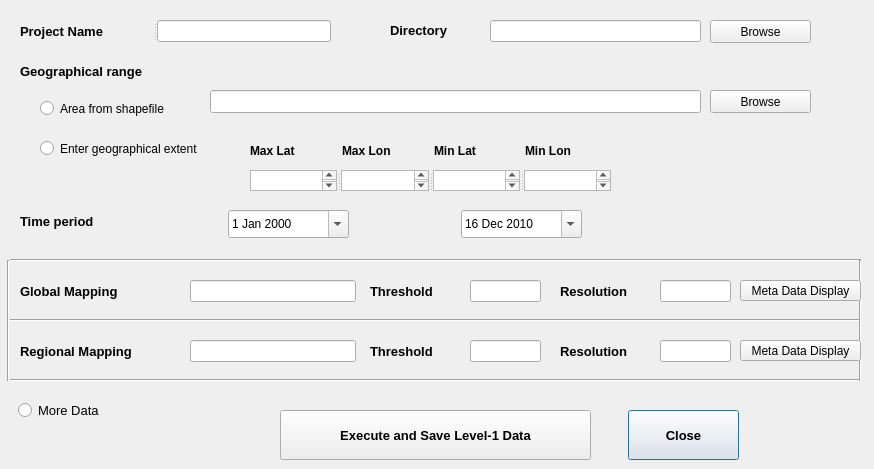
<?xml version="1.0" encoding="UTF-8"?>
<ui version="4.0">
 <class>Level1_Focus_on_modeDialogBase</class>
 <widget class="QDialog" name="Level1_Focus_on_modeDialogBase">
  <property name="geometry">
   <rect>
    <x>0</x>
    <y>0</y>
    <width>874</width>
    <height>469</height>
   </rect>
  </property>
  <property name="windowTitle">
   <string>Level 1 Focus-on mode</string>
  </property>
  <widget class="QLineEdit" name="lineEdit_4">
   <property name="geometry">
    <rect>
     <x>490</x>
     <y>20</y>
     <width>211</width>
     <height>22</height>
    </rect>
   </property>
  </widget>
  <widget class="QLabel" name="label_9">
   <property name="geometry">
    <rect>
     <x>20</x>
     <y>340</y>
     <width>171</width>
     <height>22</height>
    </rect>
   </property>
   <property name="font">
    <font>
     <pointsize>10</pointsize>
     <weight>75</weight>
     <bold>true</bold>
    </font>
   </property>
   <property name="text">
    <string>Regional Mapping</string>
   </property>
  </widget>
  <widget class="QPushButton" name="pushButton_2">
   <property name="geometry">
    <rect>
     <x>628</x>
     <y>410</y>
     <width>111</width>
     <height>50</height>
    </rect>
   </property>
   <property name="font">
    <font>
     <pointsize>10</pointsize>
     <weight>75</weight>
     <bold>true</bold>
    </font>
   </property>
   <property name="text">
    <string>Close</string>
   </property>
  </widget>
  <widget class="QDateEdit" name="dateEdit_3">
   <property name="geometry">
    <rect>
     <x>228</x>
     <y>210</y>
     <width>121</width>
     <height>28</height>
    </rect>
   </property>
   <property name="calendarPopup">
    <bool>true</bool>
   </property>
  </widget>
  <widget class="QRadioButton" name="radioButton">
   <property name="geometry">
    <rect>
     <x>18</x>
     <y>400</y>
     <width>141</width>
     <height>20</height>
    </rect>
   </property>
   <property name="font">
    <font>
     <pointsize>10</pointsize>
     <weight>50</weight>
     <bold>false</bold>
    </font>
   </property>
   <property name="text">
    <string>More Data</string>
   </property>
  </widget>
  <widget class="QLineEdit" name="lineEdit_6">
   <property name="enabled">
    <bool>true</bool>
   </property>
   <property name="geometry">
    <rect>
     <x>190</x>
     <y>340</y>
     <width>166</width>
     <height>22</height>
    </rect>
   </property>
  </widget>
  <widget class="QSplitter" name="splitter">
   <property name="geometry">
    <rect>
     <x>20</x>
     <y>20</y>
     <width>311</width>
     <height>22</height>
    </rect>
   </property>
   <property name="orientation">
    <enum>Qt::Horizontal</enum>
   </property>
   <widget class="QLabel" name="label_3">
    <property name="font">
     <font>
      <pointsize>10</pointsize>
      <weight>75</weight>
      <bold>true</bold>
     </font>
    </property>
    <property name="text">
     <string>Project Name</string>
    </property>
   </widget>
   <widget class="QLineEdit" name="lineEdit_3">
    <property name="enabled">
     <bool>true</bool>
    </property>
   </widget>
  </widget>
  <widget class="QLabel" name="label_13">
   <property name="geometry">
    <rect>
     <x>560</x>
     <y>340</y>
     <width>141</width>
     <height>22</height>
    </rect>
   </property>
   <property name="font">
    <font>
     <pointsize>10</pointsize>
     <weight>75</weight>
     <bold>true</bold>
    </font>
   </property>
   <property name="text">
    <string>Resolution</string>
   </property>
  </widget>
  <widget class="QLabel" name="label_6">
   <property name="geometry">
    <rect>
     <x>20</x>
     <y>210</y>
     <width>181</width>
     <height>22</height>
    </rect>
   </property>
   <property name="font">
    <font>
     <pointsize>10</pointsize>
     <weight>75</weight>
     <bold>true</bold>
    </font>
   </property>
   <property name="text">
    <string>Time period </string>
   </property>
  </widget>
  <widget class="QLabel" name="label_10">
   <property name="geometry">
    <rect>
     <x>370</x>
     <y>280</y>
     <width>141</width>
     <height>22</height>
    </rect>
   </property>
   <property name="font">
    <font>
     <pointsize>10</pointsize>
     <weight>75</weight>
     <bold>true</bold>
    </font>
   </property>
   <property name="text">
    <string>Threshold</string>
   </property>
  </widget>
  <widget class="QLineEdit" name="lineEdit_7">
   <property name="enabled">
    <bool>true</bool>
   </property>
   <property name="geometry">
    <rect>
     <x>470</x>
     <y>280</y>
     <width>71</width>
     <height>22</height>
    </rect>
   </property>
   <property name="text">
    <string/>
   </property>
  </widget>
  <widget class="Line" name="line_2">
   <property name="geometry">
    <rect>
     <x>10</x>
     <y>250</y>
     <width>851</width>
     <height>20</height>
    </rect>
   </property>
   <property name="orientation">
    <enum>Qt::Horizontal</enum>
   </property>
  </widget>
  <widget class="QLineEdit" name="lineEdit_2">
   <property name="geometry">
    <rect>
     <x>210</x>
     <y>90</y>
     <width>491</width>
     <height>23</height>
    </rect>
   </property>
  </widget>
  <widget class="QLabel" name="label_8">
   <property name="geometry">
    <rect>
     <x>20</x>
     <y>280</y>
     <width>141</width>
     <height>22</height>
    </rect>
   </property>
   <property name="font">
    <font>
     <pointsize>10</pointsize>
     <weight>75</weight>
     <bold>true</bold>
    </font>
   </property>
   <property name="text">
    <string>Global Mapping </string>
   </property>
  </widget>
  <widget class="QPushButton" name="pushButton">
   <property name="geometry">
    <rect>
     <x>280</x>
     <y>410</y>
     <width>311</width>
     <height>50</height>
    </rect>
   </property>
   <property name="font">
    <font>
     <pointsize>10</pointsize>
     <weight>75</weight>
     <bold>true</bold>
    </font>
   </property>
   <property name="text">
    <string>Execute and Save Level-1 Data</string>
   </property>
  </widget>
  <widget class="Line" name="line_6">
   <property name="geometry">
    <rect>
     <x>10</x>
     <y>370</y>
     <width>851</width>
     <height>20</height>
    </rect>
   </property>
   <property name="orientation">
    <enum>Qt::Horizontal</enum>
   </property>
  </widget>
  <widget class="Line" name="line_3">
   <property name="geometry">
    <rect>
     <x>0</x>
     <y>260</y>
     <width>16</width>
     <height>121</height>
    </rect>
   </property>
   <property name="orientation">
    <enum>Qt::Vertical</enum>
   </property>
  </widget>
  <widget class="QLineEdit" name="lineEdit_10">
   <property name="enabled">
    <bool>true</bool>
   </property>
   <property name="geometry">
    <rect>
     <x>660</x>
     <y>340</y>
     <width>71</width>
     <height>22</height>
    </rect>
   </property>
   <property name="text">
    <string/>
   </property>
  </widget>
  <widget class="QLabel" name="label_12">
   <property name="geometry">
    <rect>
     <x>560</x>
     <y>280</y>
     <width>141</width>
     <height>22</height>
    </rect>
   </property>
   <property name="font">
    <font>
     <pointsize>10</pointsize>
     <weight>75</weight>
     <bold>true</bold>
    </font>
   </property>
   <property name="text">
    <string>Resolution</string>
   </property>
  </widget>
  <widget class="QLineEdit" name="lineEdit_9">
   <property name="enabled">
    <bool>true</bool>
   </property>
   <property name="geometry">
    <rect>
     <x>660</x>
     <y>280</y>
     <width>71</width>
     <height>22</height>
    </rect>
   </property>
   <property name="text">
    <string/>
   </property>
  </widget>
  <widget class="QLabel" name="label_11">
   <property name="geometry">
    <rect>
     <x>370</x>
     <y>340</y>
     <width>141</width>
     <height>22</height>
    </rect>
   </property>
   <property name="font">
    <font>
     <pointsize>10</pointsize>
     <weight>75</weight>
     <bold>true</bold>
    </font>
   </property>
   <property name="text">
    <string>Threshold</string>
   </property>
  </widget>
  <widget class="Line" name="line_7">
   <property name="geometry">
    <rect>
     <x>10</x>
     <y>310</y>
     <width>851</width>
     <height>20</height>
    </rect>
   </property>
   <property name="orientation">
    <enum>Qt::Horizontal</enum>
   </property>
  </widget>
  <widget class="QLineEdit" name="lineEdit_5">
   <property name="enabled">
    <bool>true</bool>
   </property>
   <property name="geometry">
    <rect>
     <x>190</x>
     <y>280</y>
     <width>166</width>
     <height>22</height>
    </rect>
   </property>
  </widget>
  <widget class="Line" name="line_4">
   <property name="geometry">
    <rect>
     <x>850</x>
     <y>260</y>
     <width>20</width>
     <height>121</height>
    </rect>
   </property>
   <property name="orientation">
    <enum>Qt::Vertical</enum>
   </property>
  </widget>
  <widget class="QLineEdit" name="lineEdit_8">
   <property name="enabled">
    <bool>true</bool>
   </property>
   <property name="geometry">
    <rect>
     <x>470</x>
     <y>340</y>
     <width>71</width>
     <height>22</height>
    </rect>
   </property>
   <property name="text">
    <string/>
   </property>
  </widget>
  <widget class="QLabel" name="label_4">
   <property name="geometry">
    <rect>
     <x>390</x>
     <y>20</y>
     <width>79</width>
     <height>21</height>
    </rect>
   </property>
   <property name="font">
    <font>
     <pointsize>10</pointsize>
     <weight>75</weight>
     <bold>true</bold>
    </font>
   </property>
   <property name="text">
    <string>Directory</string>
   </property>
  </widget>
  <widget class="QDateEdit" name="dateEdit_2">
   <property name="geometry">
    <rect>
     <x>461</x>
     <y>210</y>
     <width>121</width>
     <height>28</height>
    </rect>
   </property>
   <property name="calendarPopup">
    <bool>true</bool>
   </property>
   <property name="date">
    <date>
     <year>2010</year>
     <month>12</month>
     <day>16</day>
    </date>
   </property>
  </widget>
  <widget class="QLabel" name="label_5">
   <property name="geometry">
    <rect>
     <x>20</x>
     <y>60</y>
     <width>181</width>
     <height>22</height>
    </rect>
   </property>
   <property name="font">
    <font>
     <pointsize>10</pointsize>
     <weight>75</weight>
     <bold>true</bold>
    </font>
   </property>
   <property name="text">
    <string>Geographical range </string>
   </property>
  </widget>
  <widget class="QRadioButton" name="radioButton_2">
   <property name="geometry">
    <rect>
     <x>40</x>
     <y>100</y>
     <width>161</width>
     <height>17</height>
    </rect>
   </property>
   <property name="text">
    <string>Area from shapefile</string>
   </property>
  </widget>
  <widget class="QSplitter" name="splitter_7">
   <property name="geometry">
    <rect>
     <x>250</x>
     <y>140</y>
     <width>361</width>
     <height>21</height>
    </rect>
   </property>
   <property name="font">
    <font>
     <kerning>true</kerning>
    </font>
   </property>
   <property name="toolTip">
    <string/>
   </property>
   <property name="orientation">
    <enum>Qt::Horizontal</enum>
   </property>
   <widget class="QWidget" name="layoutWidget">
    <property name="font">
     <font>
      <kerning>true</kerning>
     </font>
    </property>
    <property name="toolTip">
     <string/>
    </property>
    <layout class="QHBoxLayout" name="horizontalLayout">
     <item>
      <widget class="QLabel" name="label_7">
       <property name="font">
        <font>
         <pointsize>9</pointsize>
         <weight>75</weight>
         <bold>true</bold>
         <kerning>true</kerning>
        </font>
       </property>
       <property name="toolTip">
        <string/>
       </property>
       <property name="text">
        <string>Max Lat</string>
       </property>
      </widget>
     </item>
     <item>
      <widget class="QLabel" name="label_14">
       <property name="font">
        <font>
         <pointsize>9</pointsize>
         <weight>75</weight>
         <bold>true</bold>
         <kerning>true</kerning>
        </font>
       </property>
       <property name="toolTip">
        <string/>
       </property>
       <property name="text">
        <string>Max Lon</string>
       </property>
      </widget>
     </item>
     <item>
      <widget class="QLabel" name="label_15">
       <property name="font">
        <font>
         <pointsize>9</pointsize>
         <weight>75</weight>
         <bold>true</bold>
         <kerning>true</kerning>
        </font>
       </property>
       <property name="toolTip">
        <string/>
       </property>
       <property name="text">
        <string>Min Lat</string>
       </property>
      </widget>
     </item>
     <item>
      <widget class="QLabel" name="label_16">
       <property name="font">
        <font>
         <pointsize>9</pointsize>
         <weight>75</weight>
         <bold>true</bold>
         <kerning>true</kerning>
        </font>
       </property>
       <property name="toolTip">
        <string/>
       </property>
       <property name="text">
        <string>Min Lon</string>
       </property>
      </widget>
     </item>
    </layout>
   </widget>
  </widget>
  <widget class="QSplitter" name="splitter_6">
   <property name="geometry">
    <rect>
     <x>250</x>
     <y>170</y>
     <width>361</width>
     <height>21</height>
    </rect>
   </property>
   <property name="orientation">
    <enum>Qt::Horizontal</enum>
   </property>
   <widget class="QTextEdit" name="textEdit"/>
   <widget class="QTextEdit" name="textEdit_2"/>
   <widget class="QTextEdit" name="textEdit_3"/>
   <widget class="QTextEdit" name="textEdit_4"/>
  </widget>
  <widget class="QRadioButton" name="radioButton_3">
   <property name="geometry">
    <rect>
     <x>40</x>
     <y>140</y>
     <width>191</width>
     <height>17</height>
    </rect>
   </property>
   <property name="text">
    <string>Enter geographical extent</string>
   </property>
  </widget>
  <widget class="QPushButton" name="pushButton_3">
   <property name="geometry">
    <rect>
     <x>710</x>
     <y>20</y>
     <width>101</width>
     <height>23</height>
    </rect>
   </property>
   <property name="text">
    <string>Browse</string>
   </property>
  </widget>
  <widget class="QPushButton" name="pushButton_4">
   <property name="geometry">
    <rect>
     <x>710</x>
     <y>90</y>
     <width>101</width>
     <height>23</height>
    </rect>
   </property>
   <property name="text">
    <string>Browse</string>
   </property>
  </widget>
  <widget class="QPushButton" name="pushButton_7">
   <property name="geometry">
    <rect>
     <x>740</x>
     <y>280</y>
     <width>121</width>
     <height>21</height>
    </rect>
   </property>
   <property name="text">
    <string>Meta Data Display</string>
   </property>
  </widget>
  <widget class="QPushButton" name="pushButton_8">
   <property name="geometry">
    <rect>
     <x>740</x>
     <y>340</y>
     <width>121</width>
     <height>21</height>
    </rect>
   </property>
   <property name="text">
    <string>Meta Data Display</string>
   </property>
  </widget>
 </widget>
 <resources/>
 <connections/>
</ui>
